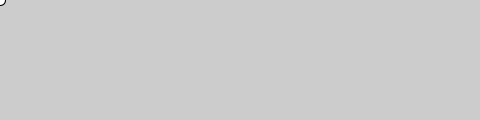
Frame 1 (no input)
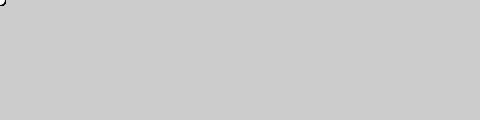
Frame 60 (the mouse pressed at the canvas centre just before this capture)
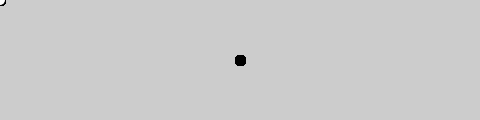
Frame 120 (the mouse held since frame 60 and released just before this capture)

The Processing sketch that drew these frames (run headless with seeded random() and noise(); from frame 60 on, the mouse is pressed at the canvas centre):

// Processing sketch: Task_2
// ── Task_2.pde
void setup() {
size(480, 120);
smooth();
}

void draw() {

if (mousePressed) {
fill(0);
} else {
fill(255);
}
//10 and 10 is the radius of the ellipse
ellipse(mouseX, mouseY, 10, 10);
}
